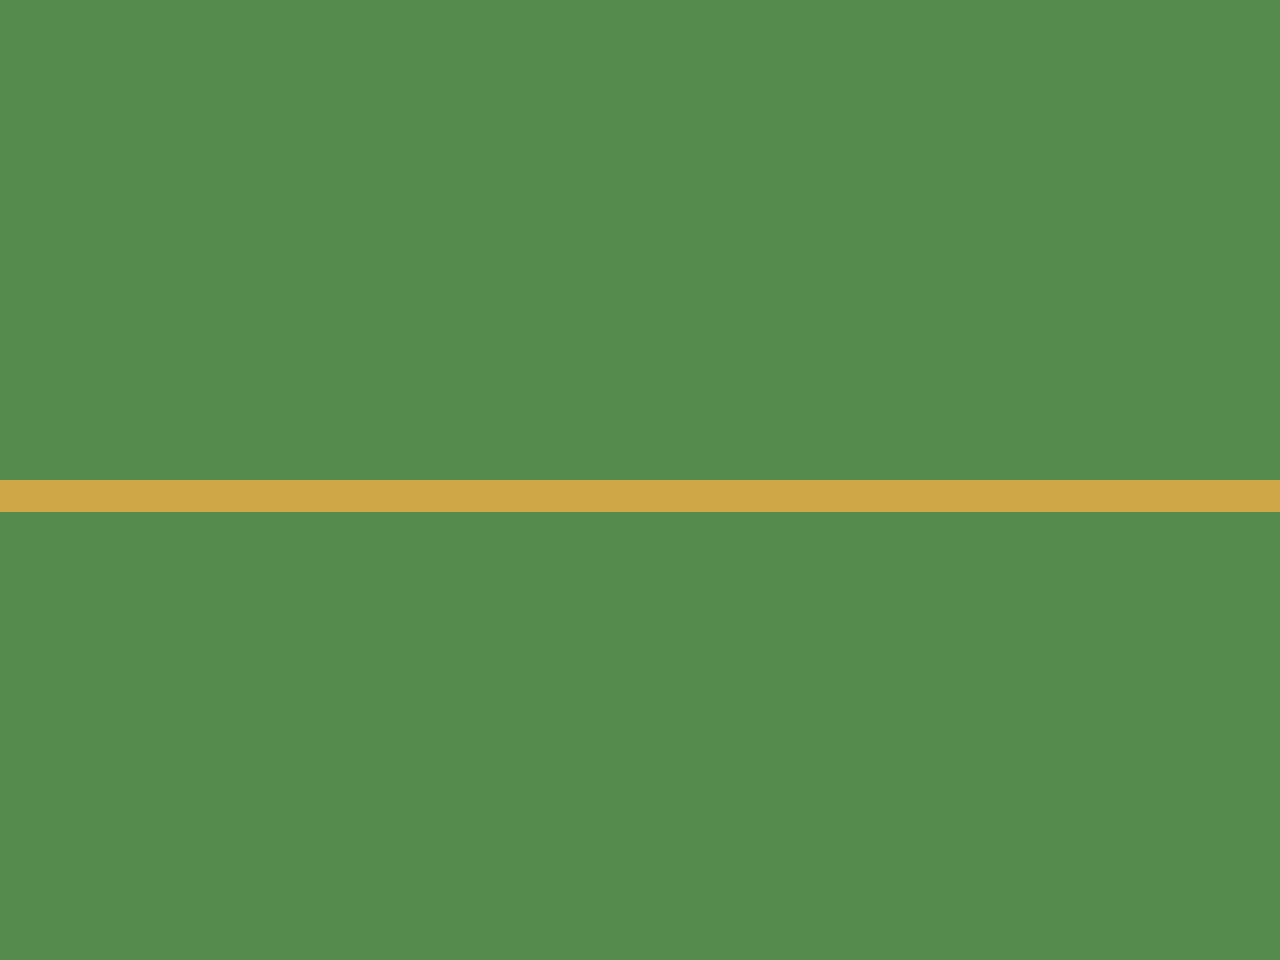

The image is a tile-based game level rendered from a .tmx file. Its description and complete source (layers, tilesets, objects, tile grids) follow:
An orthogonal 40x30 tile map with 32x32 px tiles, 1 tile layer (Floor), 2 tilesets and 6 objects (6x GamePlayer).

<map version="1.10" tiledversion="1.11.0" orientation="orthogonal" renderorder="right-down" width="40" height="30" tilewidth="32" tileheight="32" infinite="0" nextlayerid="4" nextobjectid="7">
 <tileset firstgid="1" name="demo" tilewidth="32" tileheight="32" tilecount="4" columns="4">
  <image source="demo_tiles.png" width="128" height="32" />
 </tileset>
 <tileset firstgid="5" name="collision" tilewidth="32" tileheight="32" tilecount="17" columns="17">
  <image source="demo_collision.png" width="544" height="32" />
 </tileset>
 <layer id="1" name="Floor" width="40" height="30">
  <data encoding="csv">
2,2,2,2,2,2,2,2,2,2,2,2,2,2,2,2,2,2,2,2,2,2,2,2,2,2,2,2,2,2,2,2,2,2,2,2,2,2,2,2,
2,2,2,2,2,2,2,2,2,2,2,2,2,2,2,2,2,2,2,2,2,2,2,2,2,2,2,2,2,2,2,2,2,2,2,2,2,2,2,2,
2,2,2,2,2,2,2,2,2,2,2,2,2,2,2,2,2,2,2,2,2,2,2,2,2,2,2,2,2,2,2,2,2,2,2,2,2,2,2,2,
2,2,2,2,2,2,2,2,2,2,2,2,2,2,2,2,2,2,2,2,2,2,2,2,2,2,2,2,2,2,2,2,2,2,2,2,2,2,2,2,
2,2,2,2,2,2,2,2,2,2,2,2,2,2,2,2,2,2,2,2,2,2,2,2,2,2,2,2,2,2,2,2,2,2,2,2,2,2,2,2,
2,2,2,2,2,2,2,2,2,2,2,2,2,2,2,2,2,2,2,2,2,2,2,2,2,2,2,2,2,2,2,2,2,2,2,2,2,2,2,2,
2,2,2,2,2,2,2,2,2,2,2,2,2,2,2,2,2,2,2,2,2,2,2,2,2,2,2,2,2,2,2,2,2,2,2,2,2,2,2,2,
2,2,2,2,2,2,2,2,2,2,2,2,2,2,2,2,2,2,2,2,2,2,2,2,2,2,2,2,2,2,2,2,2,2,2,2,2,2,2,2,
2,2,2,2,2,2,2,2,2,2,2,2,2,2,2,2,2,2,2,2,2,2,2,2,2,2,2,2,2,2,2,2,2,2,2,2,2,2,2,2,
2,2,2,2,2,2,2,2,2,2,2,2,2,2,2,2,2,2,2,2,2,2,2,2,2,2,2,2,2,2,2,2,2,2,2,2,2,2,2,2,
2,2,2,2,2,2,2,2,2,2,2,2,2,2,2,2,2,2,2,2,2,2,2,2,2,2,2,2,2,2,2,2,2,2,2,2,2,2,2,2,
2,2,2,2,2,2,2,2,2,2,2,2,2,2,2,2,2,2,2,2,2,2,2,2,2,2,2,2,2,2,2,2,2,2,2,2,2,2,2,2,
2,2,2,2,2,2,2,2,2,2,2,2,2,2,2,2,2,2,2,2,2,2,2,2,2,2,2,2,2,2,2,2,2,2,2,2,2,2,2,2,
2,2,2,2,2,2,2,2,2,2,2,2,2,2,2,2,2,2,2,2,2,2,2,2,2,2,2,2,2,2,2,2,2,2,2,2,2,2,2,2,
2,2,2,2,2,2,2,2,2,2,2,2,2,2,2,2,2,2,2,2,2,2,2,2,2,2,2,2,2,2,2,2,2,2,2,2,2,2,2,2,
4,4,4,4,4,4,4,4,4,4,4,4,4,4,4,4,4,4,4,4,4,4,4,4,4,4,4,4,4,4,4,4,4,4,4,4,4,4,4,4,
2,2,2,2,2,2,2,2,2,2,2,2,2,2,2,2,2,2,2,2,2,2,2,2,2,2,2,2,2,2,2,2,2,2,2,2,2,2,2,2,
2,2,2,2,2,2,2,2,2,2,2,2,2,2,2,2,2,2,2,2,2,2,2,2,2,2,2,2,2,2,2,2,2,2,2,2,2,2,2,2,
2,2,2,2,2,2,2,2,2,2,2,2,2,2,2,2,2,2,2,2,2,2,2,2,2,2,2,2,2,2,2,2,2,2,2,2,2,2,2,2,
2,2,2,2,2,2,2,2,2,2,2,2,2,2,2,2,2,2,2,2,2,2,2,2,2,2,2,2,2,2,2,2,2,2,2,2,2,2,2,2,
2,2,2,2,2,2,2,2,2,2,2,2,2,2,2,2,2,2,2,2,2,2,2,2,2,2,2,2,2,2,2,2,2,2,2,2,2,2,2,2,
2,2,2,2,2,2,2,2,2,2,2,2,2,2,2,2,2,2,2,2,2,2,2,2,2,2,2,2,2,2,2,2,2,2,2,2,2,2,2,2,
2,2,2,2,2,2,2,2,2,2,2,2,2,2,2,2,2,2,2,2,2,2,2,2,2,2,2,2,2,2,2,2,2,2,2,2,2,2,2,2,
2,2,2,2,2,2,2,2,2,2,2,2,2,2,2,2,2,2,2,2,2,2,2,2,2,2,2,2,2,2,2,2,2,2,2,2,2,2,2,2,
2,2,2,2,2,2,2,2,2,2,2,2,2,2,2,2,2,2,2,2,2,2,2,2,2,2,2,2,2,2,2,2,2,2,2,2,2,2,2,2,
2,2,2,2,2,2,2,2,2,2,2,2,2,2,2,2,2,2,2,2,2,2,2,2,2,2,2,2,2,2,2,2,2,2,2,2,2,2,2,2,
2,2,2,2,2,2,2,2,2,2,2,2,2,2,2,2,2,2,2,2,2,2,2,2,2,2,2,2,2,2,2,2,2,2,2,2,2,2,2,2,
2,2,2,2,2,2,2,2,2,2,2,2,2,2,2,2,2,2,2,2,2,2,2,2,2,2,2,2,2,2,2,2,2,2,2,2,2,2,2,2,
2,2,2,2,2,2,2,2,2,2,2,2,2,2,2,2,2,2,2,2,2,2,2,2,2,2,2,2,2,2,2,2,2,2,2,2,2,2,2,2,
2,2,2,2,2,2,2,2,2,2,2,2,2,2,2,2,2,2,2,2,2,2,2,2,2,2,2,2,2,2,2,2,2,2,2,2,2,2,2,2
</data>
 </layer>
 <objectgroup id="3" name="entity">
  <object id="1" name="decoy0" type="GamePlayer" x="320" y="320" width="44" height="64">
   <properties>
    <property name="pyoneer_behaviors" value="topdown_move,animation_drive" />
   </properties>
  </object>
  <object id="2" name="decoy1" type="GamePlayer" x="368" y="368" width="44" height="64">
   <properties>
    <property name="pyoneer_behaviors" value="topdown_move,animation_drive" />
   </properties>
  </object>
  <object id="3" name="decoy2" type="GamePlayer" x="416" y="416" width="44" height="64">
   <properties>
    <property name="pyoneer_behaviors" value="topdown_move,animation_drive" />
   </properties>
  </object>
  <object id="4" name="decoy3" type="GamePlayer" x="464" y="464" width="44" height="64">
   <properties>
    <property name="pyoneer_behaviors" value="topdown_move,animation_drive" />
   </properties>
  </object>
  <object id="5" name="decoy4" type="GamePlayer" x="512" y="512" width="44" height="64">
   <properties>
    <property name="pyoneer_behaviors" value="topdown_move,animation_drive" />
   </properties>
  </object>
  <object id="6" name="hero" type="GamePlayer" x="320" y="640" width="44" height="64">
   <properties>
    <property name="pyoneer_behaviors" value="player_input,topdown_move,animation_drive" />
   </properties>
  </object>
 </objectgroup>
</map>
